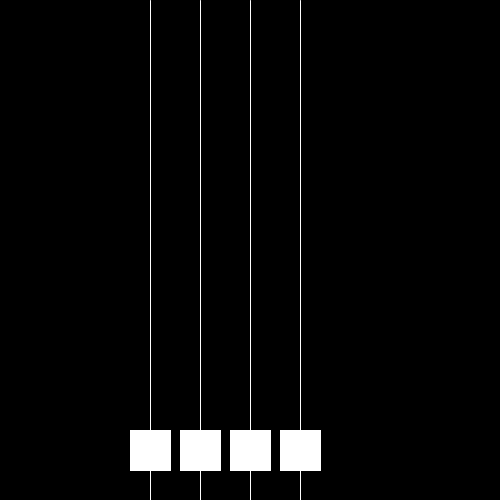
Frame 1 (no input)
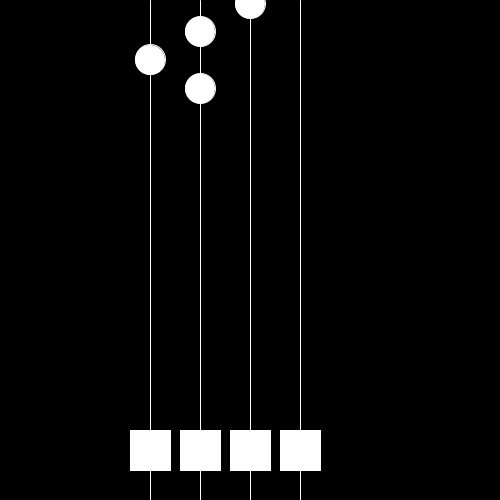
Frame 60 (the mouse pressed at the canvas centre just before this capture)
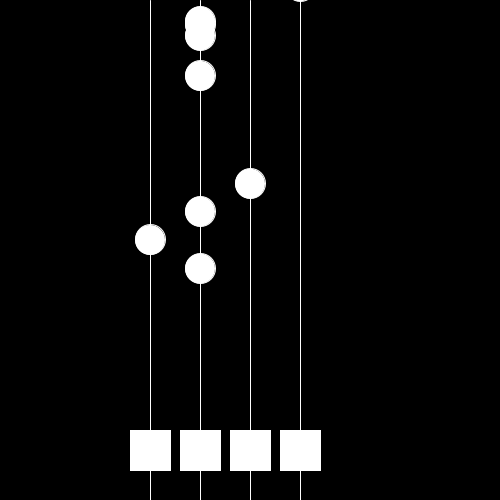
Frame 120 (the mouse held since frame 60 and released just before this capture)

The Processing sketch that drew these frames (run headless with seeded random() and noise(); from frame 60 on, the mouse is pressed at the canvas centre):

// Processing sketch: FinalProject
// ── FinalProject.pde

//reference help from software_technolgy youtube
int[] xaxis = {150,200,250,300};
boolean[] hits = {false, false, false, false}; 
int hitY; 
int beatnum = 20;
PVector[] beat = new PVector [beatnum];
int speed = 3;


void setup (){
size(500,500);
background(0);
rectMode(CENTER);
hitY = 450;

for(int i = 0; i < beatnum; i++){
int randomX = floor (random(4));
beat[i] = new PVector (xaxis[randomX],random(-600, -20));
}


}

void draw(){
background(0);
stroke(255);

for(int i = 0 ; i < xaxis.length; i++){
line (xaxis[i], 0, xaxis[i], height);
}
for (int i = 0; i < beat.length; i++){

for (int a = 0; a < hits.length; a++){
if (hits[a] && xaxis[a] == beat[i].x && beat[i].y > hitY - 30 && beat[i].y < hitY + 30){
  
  reset(i);
}
}
}

for (int i =0; i < beat.length; i++){
ellipse(beat[i].x, beat[i].y, 30, 30);
beat[i].y += speed;

}


for (int i = 0; i < hits.length; i++){
rect(xaxis[i], hitY, 40,40); 
if (hits[i]){
fill(#fec22d);
}
else{
 fill(255); 
}
}




}
void reset (int index){
beat[index].x = xaxis [floor(random(4))];
beat[index].y -= 640;
}
void keyPressed(){
if (key == 'q'){
hits[3] = true;
}

if (key == 'w'){
hits[0] = true;
}

if (key == 'e'){
hits[1] = true;
}

if (key == 'r'){
hits[2] = true;
}

}


void keyReleased (){
if (key == 'q'){
hits[3] = false;
}
if (key == 'w'){
hits[0] = false;
}

if (key == 'e'){
hits[1] = false;
}

if (key == 'r'){
hits[2] = false;
}
}
